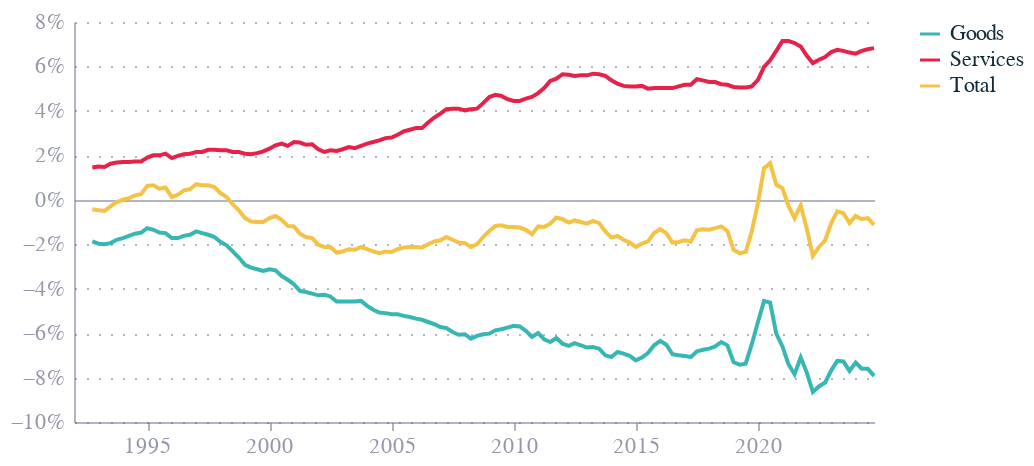

Here is the notebook cell this chart was saved with:
### Code cell
# Filter to 1992 onwards (to match FRED data)
df_uk2 = df_uk[df_uk['date'] >= '1992-01-01'].copy()

# Smooth with rolling average
df_uk2['value_smooth'] = df_uk2.groupby('series')['value'].transform(lambda x: x.rolling(window=4).mean())

lines_uk = alt.Chart(df_uk2).mark_line().encode(
    alt.X('date:T'),
    alt.Y('value_smooth:Q').axis(
        gridDash=alt.expr('datum.value == 0 ? [0,0] : [1,5]'),                  
        format='%'
    ),
    alt.Color('series:N')
)

chart_uk = lines_uk.properties(
    height=200
)
chart_uk.display()

### Figure 1 — Vega-Lite specification as saved in the notebook (floating-point values rounded to 4 significant figures; data arrays with more than 128 entries replaced by an {"elided": "..."} marker saying what was removed)
{"config": {"font": "Circular Std", "text": {"color": "#676A86", "align": "left", "baseline": "middle", "dx": 7, "dy": 0, "fontSize": 11}, "view": {"stroke": null, "continuousWidth": 400, "continuousHeight": 300, "discreteWidth": 400, "discreteHeight": 300}, "range": {"category": ["#36B7B4", "#E6224B", "#F4C245", "#0063AF", "#00A767", "#179FDB", "#EB5C2E"], "diverging": ["#E6224B", "#E54753", "#C9C9C9", "#179FDB", "#122B39"], "heatmap": ["#C9C9C9", "#179FDB", "#0063AF", "#122B39"], "ordinal": ["#00A767", "#36B7B4", "#179FDB", "#0063AF", "#243B5A"]}, "bar": {"color": "#179fdb"}, "line": {"color": "#e6224b"}, "rule": {"color": "#676A86"}, "area": {"opacity": 0.3}, "point": {"filled": true, "size": 80, "color": "#e6224b", "opacity": 0.95}, "geoshape": {"stroke": "white", "strokeWidth": 0.3}, "rect": {"fill": "#d6d4d4", "opacity": 0.3}, "axis": {"labelColor": "#676A86", "labelFontSize": 11, "labelFont": "Circular Std", "labelOpacity": 0.7, "tickColor": "#676A86", "tickOpacity": 0.5, "domainColor": "#676A86", "domainOpacity": 0.5, "gridColor": "#676A86", "gridDash": [2, 2], "gridOpacity": 0.5, "title": null, "titleColor": "#676A86", "titleOpacity": 0.8, "tickSize": 4}, "axisXDiscrete": {"grid": false, "labelAngle": 0, "tickCount": 10, "tickOpacity": 0.5, "title": null}, "axisYDiscrete": {"ticks": false, "labelPadding": 5}, "axisXTemporal": {"grid": false, "ticks": true}, "axisXQuantitative": {"grid": true}, "axisYQuantitative": {"gridColor": "#676A86", "gridDash": [1, 5], "gridOpacity": 0.5, "ticks": false, "labelPadding": 5, "tickCount": 8, "titleAngle": 0, "titleAlign": "left", "titleBaseline": "bottom", "titleX": 0, "titleY": -5}, "title": {"color": "#676A86E6", "subtitleColor": "#676A86", "font": "Circular Std", "subtitleFont": "Circular Std", "anchor": "start", "fontSize": 14, "subtitleFontSize": 12, "subtitlePadding": 4, "offset": 0, "frame": "group"}, "legend": {"titleColor": "#122b39", "title": null, "labelColor": "#122b39", "labelFontSize": 11}}, "data": {"name": "data-c72defab4c9a7e08b1793a6af1982b63"}, "mark": {"type": "line"}, "encoding": {"color": {"field": "series", "type": "nominal"}, "x": {"field": "date", "type": "temporal"}, "y": {"axis": {"gridDash": {"expr": "datum.value == 0 ? [0,0] : [1,5]"}, "format": "%"}, "field": "value_smooth", "type": "quantitative"}}, "height": 200, "$schema": "https://vega.github.io/schema/vega-lite/v5.20.1.json", "datasets": {"data-c72defab4c9a7e08b1793a6af1982b63": {"elided": "396 records"}}}
